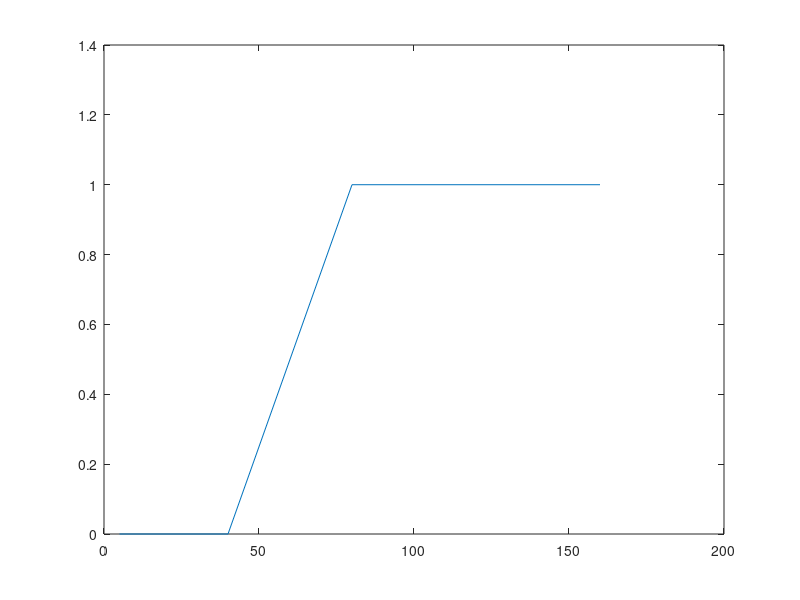

This chart was generated by the following MATLAB code:
m = [5 10 20 40 80 160];
for i = 1:length(m)
    A = tril(ones(m(i),m(i))*-1,-1) + speye(m(i));
    A(:,m(i)) = 1;
    b = [1:m(i)]';
    r1 = A\b;
    r2 = pinv(A)*b;
    diff(i) = max(r1 - r2);
end

plot(m,diff);